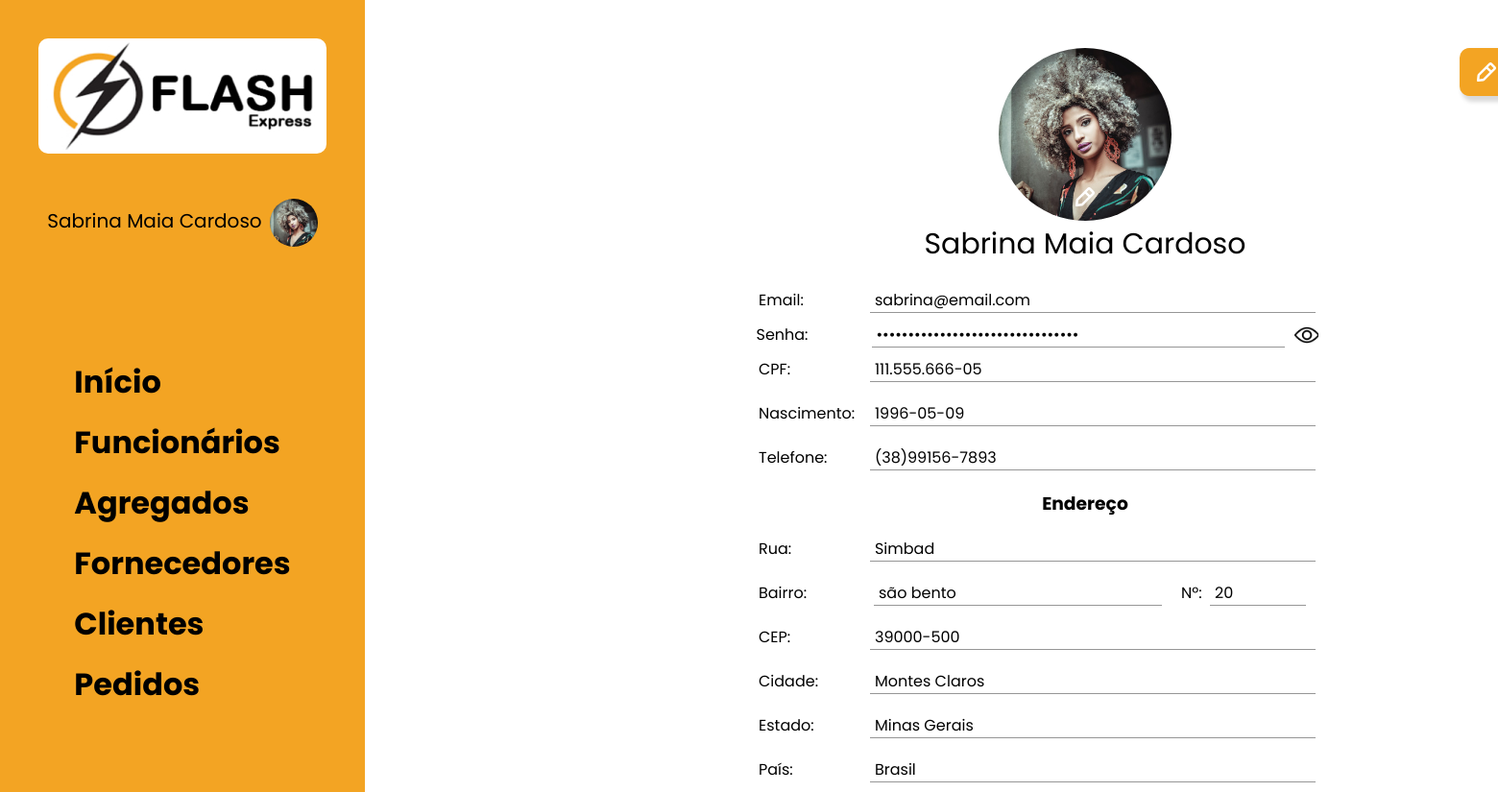
The page /view/perfil.php (signed in) on the database its author committed.
### tables this page shows
CREATE TABLE `funcionarios` (
  `idFuncionarios` int(10) NOT NULL,
  `nome` varchar(100) NOT NULL,
  `email` varchar(100) NOT NULL,
  `cpf` varchar(15) NOT NULL,
  `dataNasc` varchar(11) DEFAULT NULL,
  `senha` varchar(150) NOT NULL,
  `telefone` varchar(15) NOT NULL,
  `fotoNome` varchar(100) DEFAULT NULL,
  `fotoTipo` varchar(5) DEFAULT NULL,
  `fotoTam` int(10) DEFAULT NULL,
  `rua` varchar(100) DEFAULT NULL,
  `bairro` varchar(50) DEFAULT NULL,
  `numero` varchar(5) DEFAULT NULL,
  `cep` varchar(15) DEFAULT NULL,
  `cidade` varchar(100) DEFAULT NULL,
  `estado` varchar(40) DEFAULT NULL,
  `pais` varchar(50) DEFAULT NULL
);

### model/funcionario.php (called while the page is built, shortened)
<?php
    class Funcionario{
        static function pesquisarFuncionario($pdo, $id){
            $sth = $pdo->prepare("SELECT * from funcionarios WHERE idFuncionarios=:id LIMIT 1");
            $sth->BindValue(':id', $id);
            $sth->execute();
            return $users = $sth->fetch(PDO::FETCH_ASSOC);
        }
    }
?>

### view/perfil.php (the view, shortened to what this page needs)
<?PHP
    include('../config/conexao.php');
    include('../model/funcionario.php');
    $user = new Funcionario();
    $mostrar = $user->pesquisarFuncionario($pdo, $_SESSION['id']);
?>
<!DOCTYPE html>
<html lang="pt-br">
<head>
    <link rel="stylesheet" href="../css/style.css">
</head>
<body>
    <div class="container-perfil">
        <aside class="menu-lateral">
           <div class="menu-lateral-logo">
                <img src="../assents/img/logo.jpg" alt="logo da empresa">
           </div>
            <div class="menu-lateral-usuario">
                <span class="ml-usuario-nome">
                    <?php
                        echo $_SESSION['nome'];
                    ?>
                </span>
                <div class="ml-usuario-foto">
                    <?php echo "<img src='../assents/fotos/funcionarios/".$_SESSION['fotoNome']."'>"?>
                </div>
            </div>
            <nav class="menu-lateral-nav">
                <ul>
                   <li class="mlv-elemento"><a href="inicio.php">Início</a></li>
                   <li class="mlv-elemento"><a href="funcionarios.php">Funcionários</a></li>
                   <li class="mlv-elemento"><a href="agregados.php">Agregados</a></li>
                   <li class="mlv-elemento"><a href="fornecedores.php">Fornecedores</a></li>
                   <li class="mlv-elemento"><a href="clientes.php">Clientes</a></li>
                   <li class="mlv-elemento"><a href="pedidos.php">Pedidos</a></li>
                </ul>
            </nav>
        </aside>
        <main class="principal-perfil">
            <header class="perfil-cabecalho">
                <a class="perfil-foto" href="editar_foto.php">
                    <?php echo "<img src='../assents/fotos/funcionarios/".$_SESSION['fotoNome']."'>"?>
                    <scan class='edit-foto'>
                        <img src="../assents/img/icon-edit.svg">
                    </scan>
                </a>
                <p>
                    <?php echo $_SESSION['nome'];?>
                </p>
                <a class="btn-editar-perfil" href="editar_perfil.php">
                    <img src="../assents/img/icon-edit.svg">
                </a>
            </header>
            <section class="perfil-dados">
                <div class="dado">
                    <span>Email:</span>
                    <input type="text" value="<?php echo $mostrar['email'];?>">
                </div>
                <div class="dado-senha">
                    <span>Senha:</span>
                    <input type="password" id="senha" value="<?php echo $_SESSION['senha'];?>">
                    <span class="icon-senha" onclick="mostrarSenha()"></span>
                </div>
                <div class="dado">
                    <span>CPF:</span>
                    <input type="text" value="<?php echo $mostrar['cpf'];?>">
                </div>
                <div class="dado">
                    <span>Nascimento:</span>
                    <input type="text" value="<?php echo $mostrar['dataNasc'];?>">
                </div>
                <div class="dado">
                    <span>Telefone:</span>
                    <input type="text" value="<?php echo $mostrar['telefone'];?>">
                </div>
                <h3>Endereço</h3>
                <div class="dado">
                    <span>Rua:</span>
                    <input type="text" value="<?php echo $mostrar['rua'];?>">
                </div>
                <div class="dado">
                    <div class="dado-bairro">
                        <span>Bairro:</span>
                        <input type="text" value="<?php echo $mostrar['bairro'];?>">
                    </div>
                    <div class="dado-num">
                        <span>Nº:</span>
                        <input type="text" value="<?php echo $mostrar['numero'];?>">
                    </div>
                </div>
                <div class="dado">
                    <span>CEP:</span>
                    <input type="text" value="<?php echo $mostrar['cep'];?>">
                </div>
                <div class="dado">
                    <span>Cidade:</span>
                    <input type="text" value="<?php echo $mostrar['cidade'];?>">
                </div>
                <div class="dado">
                    <span>Estado:</span>
                    <input type="text" value="<?php echo $mostrar['estado'];?>">
                </div>
                <div class="dado">
                    <span>País:</span>
                    <input type="text" value="<?php echo $mostrar['pais'];?>">
                </div>
            </section>
        </main>
    </div>
</body>

### css/style.css (style rules this page uses)
:root { --cor-principal: #F3A423; }
* { margin: 0; padding: 0; box-sizing: border-box; font-family: 'Poppins', sans-serif; }
img { width: 100%; }
a { text-decoration: none; color: #000; }
input { border: none; outline: none; font-weight: 400; font-size: 14px; }
.menu-lateral { position: fixed; width: 380px; height: 100%; left: 0px; top: 0px; background: #F3A423; display: flex; flex-direction: column; align-items: center; }
.menu-lateral-logo { width: 300px; margin: 40px; }
.menu-lateral-logo img { border-radius: 10px; }
.menu-lateral-usuario { display: flex; cursor: pointer; margin-bottom: 110px; }
.ml-usuario-nome { color: #000; font-size: 20px; font-weight: medium; margin-top: 8px; margin-right: 8px; }
.ml-usuario-foto { width: 50px; }
.ml-usuario-foto img { width: 50px; height: 50px; object-fit: cover; border-radius: 50%; }
.menu-lateral-nav ul { list-style: none; }
.mlv-elemento { padding-bottom: 15px; }
.mlv-elemento a { font-size: 32px; font-weight: 700; }
.principal-funcionarios, .principal-fornecedores, .principal-clientes, .principal-agregados, .principal-pedidos, .principal-perfil { position: absolute; left: 380px; top: 0px; }
.perfil-cabecalho { position: absolute; width: 1500px; height: 300px; }
.perfil-foto img { position: relative; top: 50px; left: 50%; transform: translateX(-50%); width: 180px; height: 180px; border-radius: 50%; }
.perfil-cabecalho p { margin-top: 45px; text-align: center; font-size: 30px; font-weight: medium; }
.edit-foto img { position:absolute; top: 190px; width: 30px; height: 30px; }
.btn-editar-perfil { position: absolute; top: 50px; right: 200px; width: 160px; height: 50px; display: flex; padding-right: 5px; align-items: center; justify-content: center; cursor: pointer; background-color: var(--cor-principal); border-radius: 10px; box-shadow: 4px 4px 4px 2px rgba(0, 0, 0, 0.15); }
.btn-editar-perfil img { width: 30px; }
.perfil-dados { position: relative; margin-top: 10px; width: 800px; display: flex; flex-direction: column; align-items: center; justify-content: center; top: 280px; left: 300px; }
.dado { display: flex; width: 600px; padding: 10px; }
.dado-bairro, .dado-num, .dado-senha { display: flex; }
.dado span, .dado-bairro span, .dado-senha span:first-child { width: 120px; }
.dado p, .dado input, .dado-senha input { width: 480px; padding-left: 5px; border-bottom: 1px solid #969696; pointer-events: none; font-size: 16px; }
.perfil-dados h3 { padding: 10px; margin-left: 100px; }
.dado-bairro input { width: 300px; padding-left: 5px; border-bottom: 1px solid #969696; }
.dado-num span { width: 50px; padding-left: 20px; }
.dado-num input { width: 100px; padding-left: 5px; border-bottom: 1px solid #969696; }
.dado-senha input { width: 430px; padding-left: 5px; border-bottom: 1px solid #969696; }
.icon-senha { width: 25px; margin-left: 10px; cursor: pointer; background-image: url('../assents/img/view.png'); background-size: cover; }

### rows shown on the page
funcionarios: email "sabrina@email.com", cpf "111.555.666-05", dataNasc "1996-05-09", telefone "(38)99156-7893", rua "Simbad", bairro "são bento", numero "20", cep "39000-500", cidade "Montes Claros", estado "Minas Gerais", pais "Brasil"

### other values the page prints
$_SESSION['nome'] "Sabrina Maia Cardoso"
